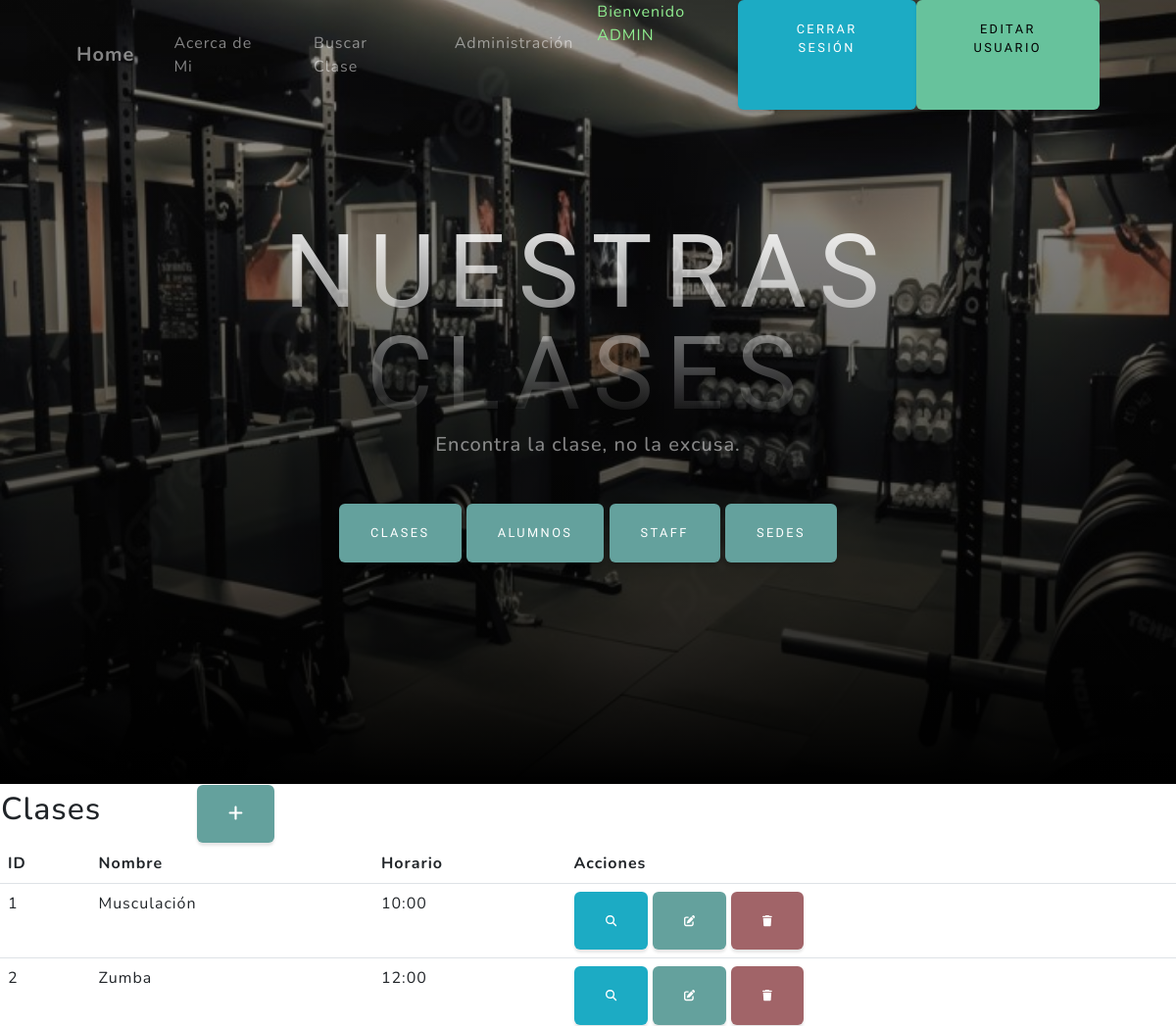
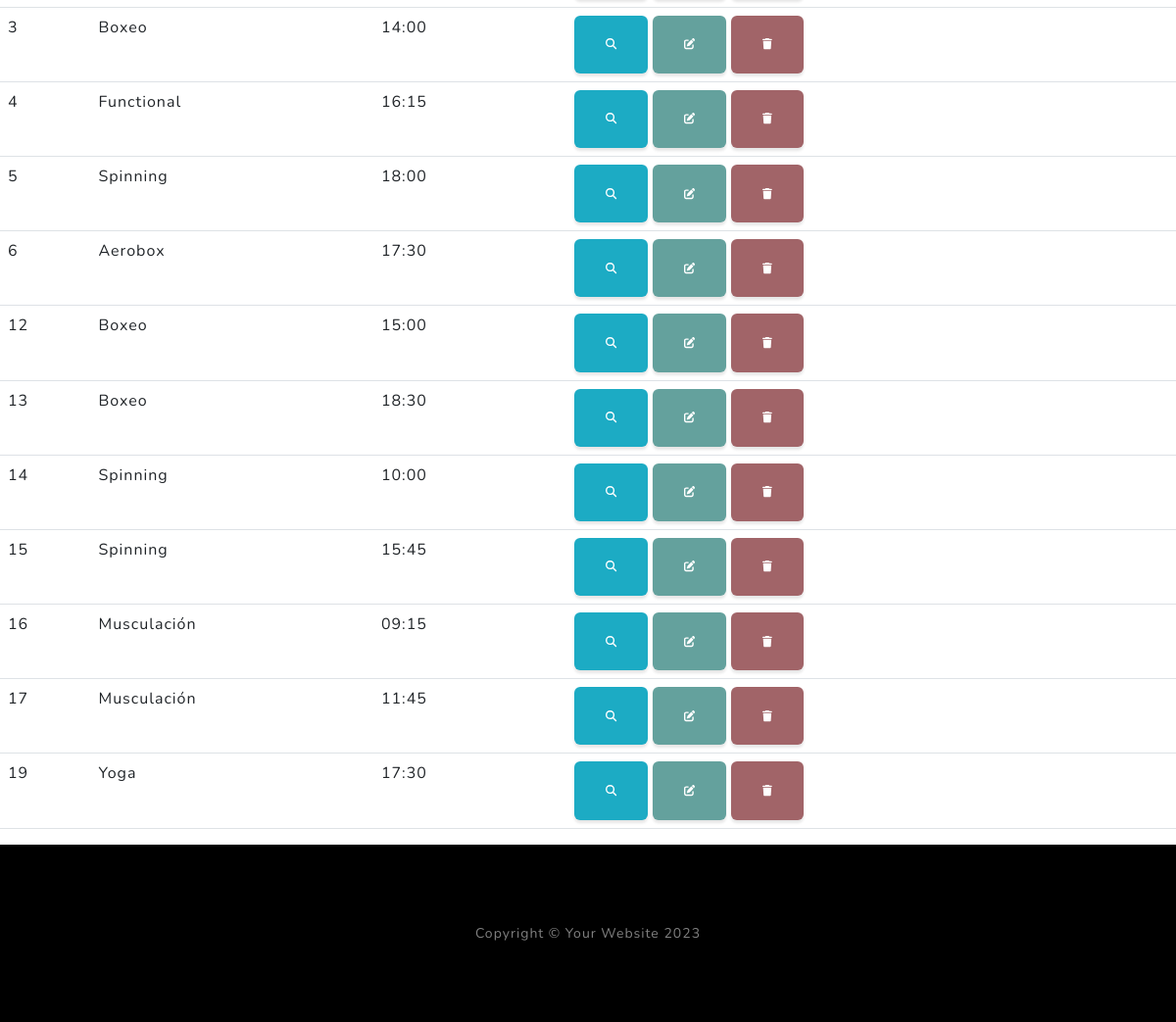
Page /appDiego/clases/ (signed in) on the committed database (2 pictures, top to bottom).
### appDiego/models.py (models this page shows, shortened)
class Clase(models.Model):
    nombre = models.CharField(max_length=50)
    horario = models.TimeField()

### appDiego/views.py (the view)
# urls.py: path('clases/', ClaseList.as_view(), name= "clases"),
class ClaseList(LoginRequiredMixin,ListView):
    model = Clase

### appDiego/templates/appDiego/clase_list.html (shortened to what this page needs)
{% extends 'appDiego/base.html' %}
{% load static %}
{%block frase%}
Encontra la clase, no la excusa.
{%endblock frase%}
{%block header%}
    Nuestras Clases
{%endblock header%}
{% block primario %}
<table>
    <tr>
        <td width="200"><h2>Clases</h2></td>
        <td>
            <a
            href="{% url 'create_clase' %}"
            class="btn btn-primary"
            style="--bs-btn-padding-y: .25rem; --bs-btn-padding-x: .5rem; --bs-btn-font-size: .75rem;"
            ><i class="fa fa-plus fa-lg" title="New Record"></i>
            </a>
        </td>
    </tr>
</table>
<table class="table">
    <thead>
        <tr>
            <th>ID</th>
            <th>Nombre</th>
            <th>Horario</th>
            <th>Acciones</th>
        </tr>
    </thead>
    <tbody>
    {% for clase in clase_list %}
    <tr>
        <td>{{clase.id}}</td>
        <td>{{clase.nombre}}</td>
        <td>{{clase.horario}}</td>
        <td>
            <a
            href="{% url 'detail_clase' clase.id %}"
            class="btn btn-info"
            style="--bs-btn-padding-y: .25rem; --bs-btn-padding-x: .5rem; --bs-btn-font-size: .75rem;"
            ><i class="fa fa-search fa-sm" title="View Record"></i>
            </a>
            <a
            href="{% url 'update_clase' clase.id %}"
            class="btn btn-primary"
            style="--bs-btn-padding-y: .25rem; --bs-btn-padding-x: .5rem; --bs-btn-font-size: .75rem;"
            ><i class="fa fa-edit fa-sm" title="Edit Record"></i>
            </a>
            <a
            href="{% url 'delete_clase' clase.id %}"
            class="btn btn-danger"
            style="--bs-btn-padding-y: .25rem; --bs-btn-padding-x: .5rem; --bs-btn-font-size: .75rem;"
            ><i class="fa fa-trash fa-sm" title="Delete Record"></i>
            </a>
        </td>
    </tr>
    {%endfor%}
    </tbody>
</table>
{% endblock primario %}

### appDiego/templates/appDiego/base.html (shortened to what this page needs)
<!DOCTYPE html>
<html lang="en">
    <head>
        {% load static %}
        <link rel="stylesheet" href="https://cdnjs.cloudflare.com/ajax/libs/font-awesome/5.15.3/css/all.min.css">
        <link href="{% static 'appDiego/css/styles.css' %}" rel="stylesheet" />
    </head>
    <body id="page-top">
        <nav class="navbar navbar-expand-lg navbar-light fixed-top" id="mainNav">
            <div class="container px-4 px-lg-5">
                <a class="navbar-brand" href="{% url 'inicio' %}">Home</a>
                <div class="collapse navbar-collapse" id="navbarResponsive">
                    <ul class="navbar-nav ms-auto">
                    {% if user.is_authenticated %}
                        <li class="nav-item"><a class="nav-link" href="{% url 'sobre_mi' %}">Acerca de Mi</a></li>
                        <li class="nav-item"><a class="nav-link" href="{% url 'buscar_clase' %}">Buscar Clase</a></li>
                        <li class="nav-item"><a class="nav-link" href="{% url 'admin:index' %}">Administración</a></li>
                        <p style="color: lightgreen">Bienvenido {{user.username|upper}}</p>
                        <a class="btn btn-info" href="{% url 'logout' %}">Cerrar Sesión</a>
                        <a class="btn btn-success" href="{% url 'editar_usuario' %}">Editar Usuario</a>
                    {% else %}
                        <li class="nav-item"><a class="nav-link" href="{% url 'admin:index' %}">Administración</a></li>
                        <a class="btn btn-info" href="{% url 'login' %}">Iniciar Sesión</a>
                        <a class="btn btn-danger" href="{% url 'register' %}">Registrarse</a>
                    {% endif %}
                    </ul>
                </div>
            </div>
        </nav>
        <header class="masthead">
            <div class="container px-4 px-lg-5 d-flex h-100 align-items-center justify-content-center">
                <div class="d-flex justify-content-center">
                    <div class="text-center">
                        <h1 class="mx-auto my-0 text-uppercase">
                            {%block header%}{%endblock header%}
                        </h1>
                        <h2 class="text-white-50 mx-auto mt-2 mb-5">
                            {%block frase%}{%endblock frase%}
                        {% if user.is_authenticated %}
                        </h2>
                        <a class="btn btn-primary" href="{% url 'clases' %}">Clases</a>
                        <a class="btn btn-primary" href="{% url 'alumnos' %}">Alumnos</a>
                        <a class="btn btn-primary" href="{% url 'profesores' %}">Staff</a>
                        <a class="btn btn-primary" href="{% url 'sedes' %}">Sedes</a>
                        {% endif %}
                    </div>
                </div>
            </div>
        </header>
        {%block primario%}
        {%endblock primario%}
        <footer class="footer bg-black small text-center text-white-50"><div class="container px-4 px-lg-5">Copyright &copy; Your Website 2023</div></footer>
    </body>
</html>

### rows in the picture
Clase: id "1", nombre "Musculación", horario "10:00"
Clase: id "2", nombre "Zumba", horario "12:00"
Clase: id "3", nombre "Boxeo", horario "14:00"
Clase: id "4", nombre "Functional", horario "16:15"
Clase: id "5", nombre "Spinning", horario "18:00"
Clase: id "6", nombre "Aerobox", horario "17:30"
Clase: id "12", nombre "Boxeo", horario "15:00"
Clase: id "13", nombre "Boxeo", horario "18:30"
Clase: id "14", nombre "Spinning", horario "10:00"
Clase: id "15", nombre "Spinning", horario "15:45"
Clase: id "16", nombre "Musculación", horario "09:15"
Clase: id "17", nombre "Musculación", horario "11:45"
Clase: id "19", nombre "Yoga", horario "17:30"

### other values in the picture
{{ user.username|upper }} "ADMIN"
